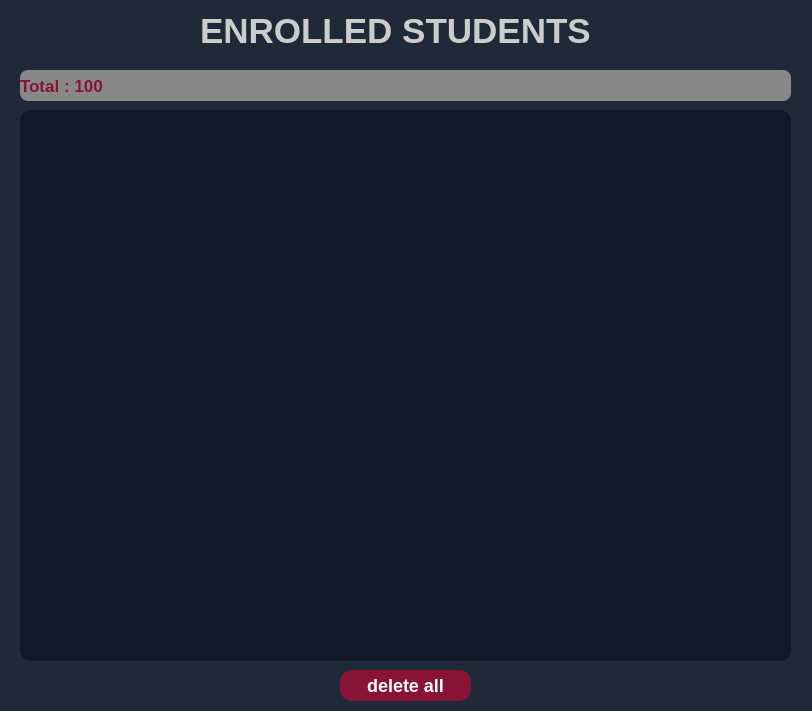
<?xml version="1.0" encoding="UTF-8"?>
<ui version="4.0">
 <class>display_studs_box</class>
 <widget class="QDialog" name="display_studs_box">
  <property name="geometry">
   <rect>
    <x>0</x>
    <y>0</y>
    <width>812</width>
    <height>711</height>
   </rect>
  </property>
  <property name="minimumSize">
   <size>
    <width>812</width>
    <height>711</height>
   </size>
  </property>
  <property name="maximumSize">
   <size>
    <width>812</width>
    <height>711</height>
   </size>
  </property>
  <property name="windowTitle">
   <string>Enrolled students</string>
  </property>
  <property name="styleSheet">
   <string notr="true">QWidget{
	background:#1F2937;
	color:white;
	font-weight:700;
}</string>
  </property>
  <widget class="QLabel" name="label">
   <property name="geometry">
    <rect>
     <x>200</x>
     <y>10</y>
     <width>391</width>
     <height>41</height>
    </rect>
   </property>
   <property name="styleSheet">
    <string notr="true">QLabel{
        font-size:35px;
        font-family:Arial, sans-serif;
  color:#ccc;
}</string>
   </property>
   <property name="text">
    <string>ENROLLED STUDENTS</string>
   </property>
  </widget>
  <widget class="QListWidget" name="studs_display_box">
   <property name="geometry">
    <rect>
     <x>20</x>
     <y>110</y>
     <width>771</width>
     <height>551</height>
    </rect>
   </property>
   <property name="styleSheet">
    <string notr="true">QWidget{
	background:#111827;;
	color:#CCC;
	font-weight:700;
	border-radius:11px;
    font-size: 20px;
}</string>
   </property>
   <property name="isWrapping" stdset="0">
    <bool>false</bool>
   </property>
  </widget>
  <widget class="QPushButton" name="delete_all_studs_btn">
   <property name="geometry">
    <rect>
     <x>340</x>
     <y>670</y>
     <width>131</width>
     <height>31</height>
    </rect>
   </property>
   <property name="styleSheet">
    <string notr="true">QPushButton{
		font-family:Arial, sans-serif;
		font-size:18px;
        font-weight:800;
        border-radius:12px;
        background:#881337;
}</string>
   </property>
   <property name="text">
    <string>delete all</string>
   </property>
  </widget>
  <widget class="QLabel" name="total_studs_label">
   <property name="geometry">
    <rect>
     <x>20</x>
     <y>70</y>
     <width>771</width>
     <height>31</height>
    </rect>
   </property>
   <property name="styleSheet">
    <string notr="true">QLabel{
    background:#888;
    border-radius:8px;
    color:#881337;
    font-size:17px;
}</string>
   </property>
   <property name="text">
    <string>Total : 100</string>
   </property>
  </widget>
 </widget>
 <resources/>
 <connections/>
</ui>
